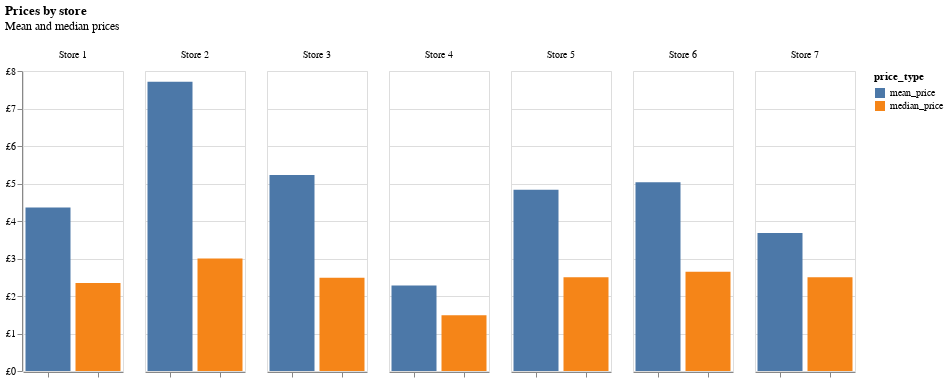

The cell this chart's notebook holds for it:
### Markdown cell above
Let's make a grouped bar chart of this

### Code cell
median_prices = median_prices.melt(id_vars='store_id', value_vars=['median_price', 'mean_price'], var_name='price_type', value_name='price') # Going from wide to long format

median_prices['store_id'] = "Store " + median_prices['store_id'].astype(str) # Adding 'Store' to store_id for nicer labels

alt.Chart(median_prices).mark_bar().encode(
    column=alt.Column('store_id', title=''),
    x=alt.X('price_type', title='', axis=alt.Axis(labels=False)),
    y=alt.Y('price', title='', axis={"labelExpr": "'£' + datum.label", "labelOverlap": False}),
    color='price_type'
).properties(
    title = {
        'text': "Prices by store",
        'subtitle': ["Mean and median prices", ""]
    },
    width=100)

### Figure 1 — Vega-Lite specification as saved in the notebook (floating-point values rounded to 4 significant figures)
{"config": {"view": {"continuousWidth": 300, "continuousHeight": 300}}, "data": {"name": "data-28d48a05ed149d35f0e4412f65642130"}, "mark": {"type": "bar"}, "encoding": {"color": {"field": "price_type", "type": "nominal"}, "column": {"field": "store_id", "title": "", "type": "nominal"}, "x": {"axis": {"labels": false}, "field": "price_type", "title": "", "type": "nominal"}, "y": {"axis": {"labelExpr": "'£' + datum.label", "labelOverlap": false}, "field": "price", "title": "", "type": "quantitative"}}, "title": {"text": "Prices by store", "subtitle": ["Mean and median prices", ""]}, "width": 100, "$schema": "https://vega.github.io/schema/vega-lite/v5.20.1.json", "datasets": {"data-28d48a05ed149d35f0e4412f65642130": [{"store_id": "Store 1", "price_type": "median_price", "price": 2.35}, {"store_id": "Store 2", "price_type": "median_price", "price": 3.0}, {"store_id": "Store 3", "price_type": "median_price", "price": 2.49}, {"store_id": "Store 4", "price_type": "median_price", "price": 1.49}, {"store_id": "Store 5", "price_type": "median_price", "price": 2.5}, {"store_id": "Store 6", "price_type": "median_price", "price": 2.65}, {"store_id": "Store 7", "price_type": "median_price", "price": 2.5}, {"store_id": "Store 1", "price_type": "mean_price", "price": 4.357}, {"store_id": "Store 2", "price_type": "mean_price", "price": 7.717}, {"store_id": "Store 3", "price_type": "mean_price", "price": 5.226}, {"store_id": "Store 4", "price_type": "mean_price", "price": 2.28}, {"store_id": "Store 5", "price_type": "mean_price", "price": 4.834}, {"store_id": "Store 6", "price_type": "mean_price", "price": 5.033}, {"store_id": "Store 7", "price_type": "mean_price", "price": 3.678}]}}
